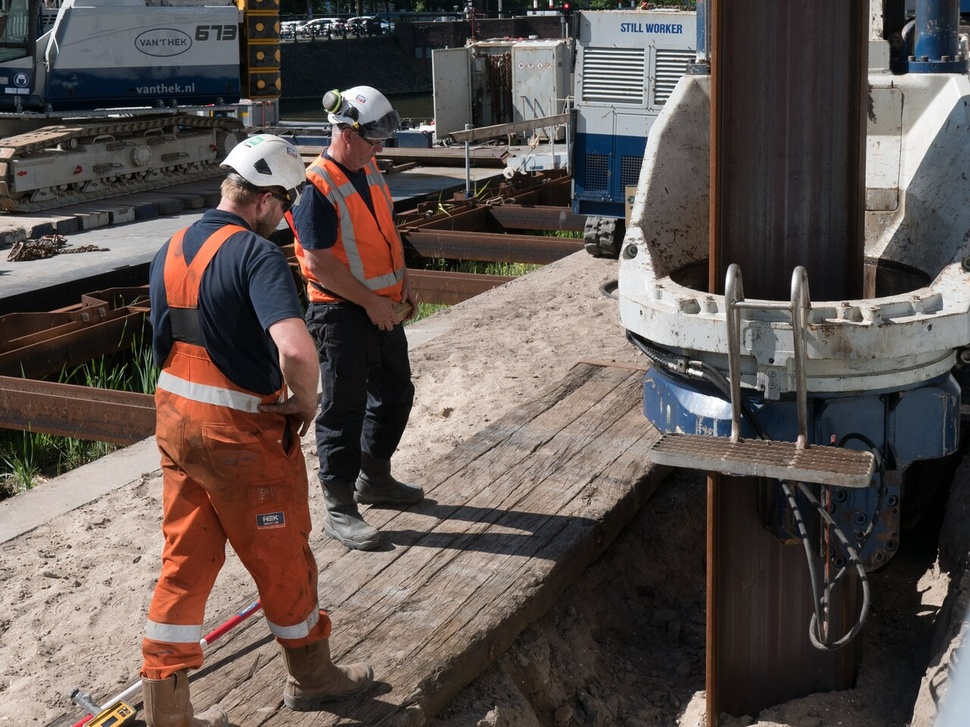
#> input picture assets/sample.jpg, 970 x 727 px, shrunk from 1280 x 960 before the run
$ python -i enhance.py   (imports and definitions only)
#> lines starting #> are read from the running program, lines starting #| are printed output that depends on the picture
#> further down, picture is the input picture: shape (727, 970, 3); mean B, G, R 80, 83.8, 93.9
"""Low-light preprocessing (CLAHE on the L channel in LAB space)."""

from __future__ import annotations

import cv2
import numpy as np


def mean_brightness(image_bgr: np.ndarray) -> float:
    """Mean grayscale intensity in [0, 255]."""
    gray = cv2.cvtColor(image_bgr, cv2.COLOR_BGR2GRAY)
    return float(gray.mean())


def is_low_light(image_bgr: np.ndarray, threshold: float = 80.0) -> bool:
    return mean_brightness(image_bgr) < threshold


def apply_clahe(
    image_bgr: np.ndarray,
    clip_limit: float = 3.0,
    tile_grid_size: tuple[int, int] = (8, 8),
) -> np.ndarray:
    """Contrast-limited adaptive histogram equalization on lightness only.

    Operating on the L channel of LAB leaves chroma untouched, so class-relevant
    colors (helmet / clothing) are preserved while dark regions gain contrast.
    """
#> called with clip_limit = 3, tile_grid_size = (8, 8)
    lab = cv2.cvtColor(image_bgr, cv2.COLOR_BGR2LAB)
#> lab: shape (727, 970, 3); mean of channels 0, 1, 2 89.9, 131.9, 131.9
    l_channel, a_channel, b_channel = cv2.split(lab)
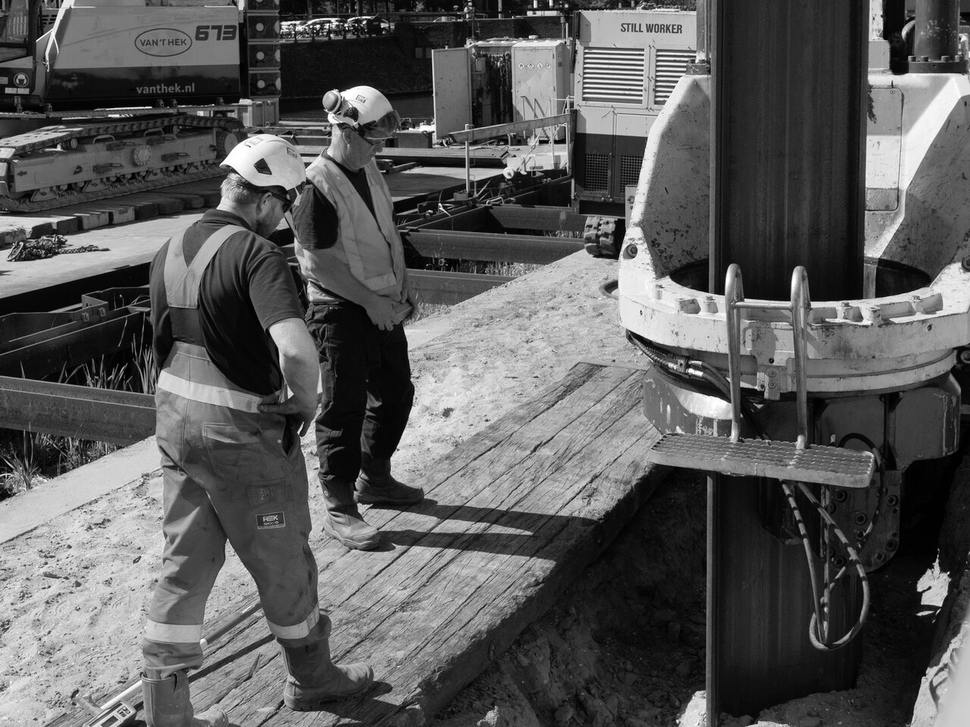
#> l_channel: shape (727, 970); min 0, max 255, mean 89.9
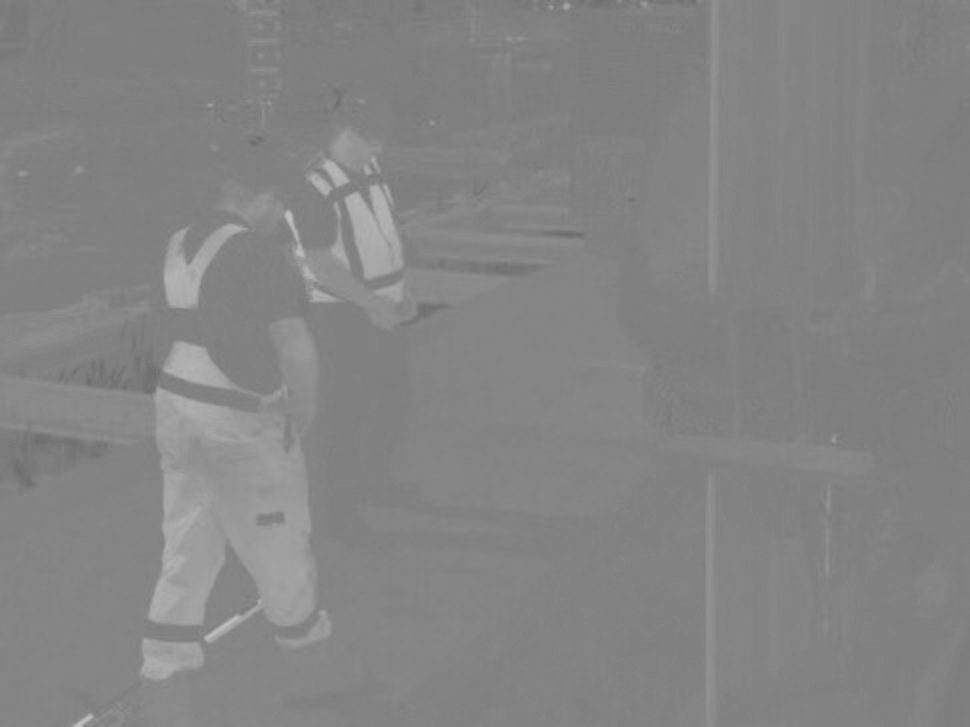
#> a_channel: shape (727, 970); min 108, max 194, mean 131.9
    clahe = cv2.createCLAHE(clipLimit=clip_limit, tileGridSize=tile_grid_size)
    lab = cv2.merge((clahe.apply(l_channel), a_channel, b_channel))
#> lab: shape (727, 970, 3); mean of channels 0, 1, 2 113, 131.9, 131.9
    return cv2.cvtColor(lab, cv2.COLOR_LAB2BGR)
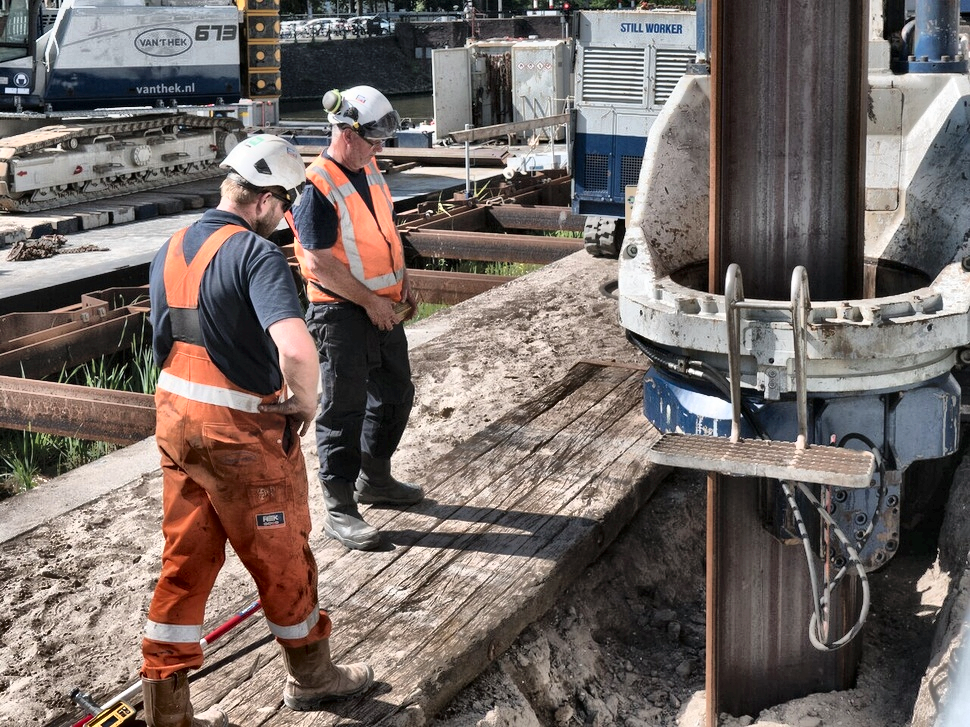
#> returned value: shape (727, 970, 3); mean B, G, R 101.9, 105.8, 116


def maybe_enhance(
    image_bgr: np.ndarray, mode: str, threshold: float = 80.0
) -> tuple[np.ndarray, bool]:
    """Apply CLAHE according to mode ("on", "off", or brightness-gated "auto").

    Returns the (possibly enhanced) image and whether enhancement was applied.
    """
    if mode == "on" or (mode == "auto" and is_low_light(image_bgr, threshold)):
        return apply_clahe(image_bgr), True
    if mode in ("off", "auto"):
        return image_bgr, False
    raise ValueError(f"unknown enhance mode: {mode!r}")

>>> import cv2
>>> picture = cv2.imread('../../assets/sample.jpg')
>>> result = apply_clahe(picture)

$ run again, on assets/hero.jpg
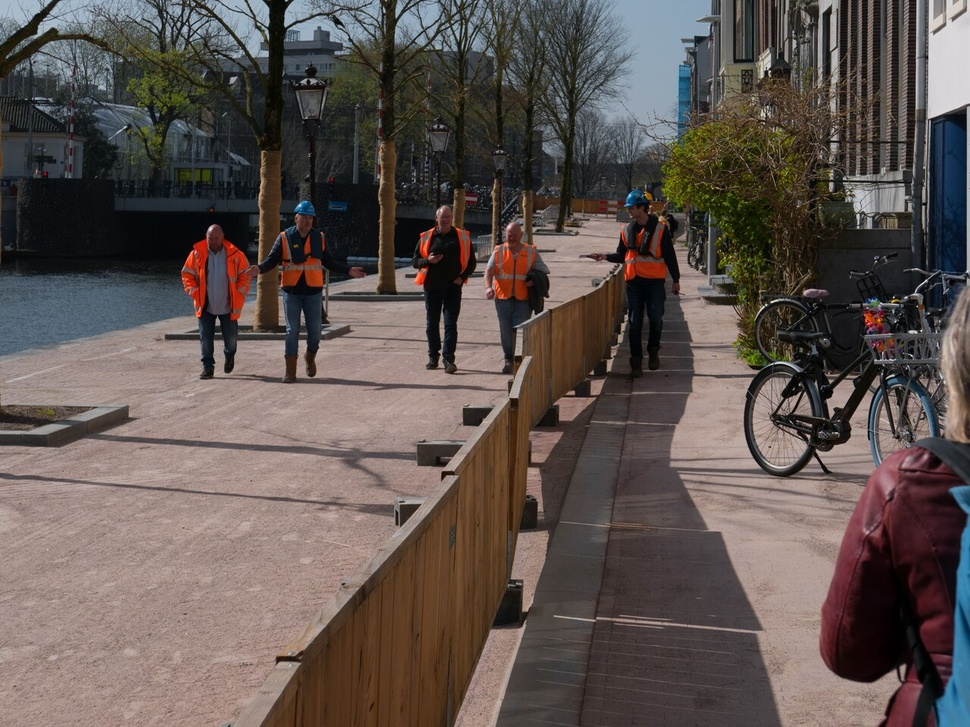
#> input picture assets/hero.jpg, 970 x 727 px, shrunk from 1280 x 960 before the run
#> picture is the input picture: shape (727, 970, 3); mean B, G, R 80.5, 84.7, 95.2
#> in apply_clahe, `l_channel, a_channel, b_channel = cv2.split(lab)`:
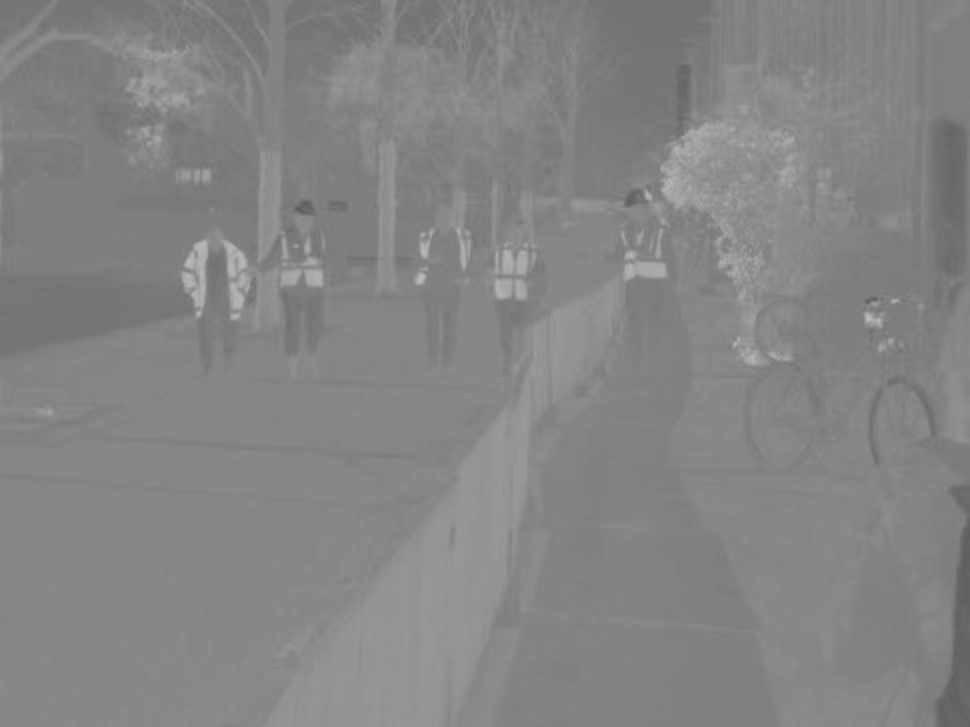
#> b_channel: shape (727, 970); min 91, max 189, mean 132.2
#> in apply_clahe, `return cv2.cvtColor(lab, cv2.COLOR_LAB2BGR)`:
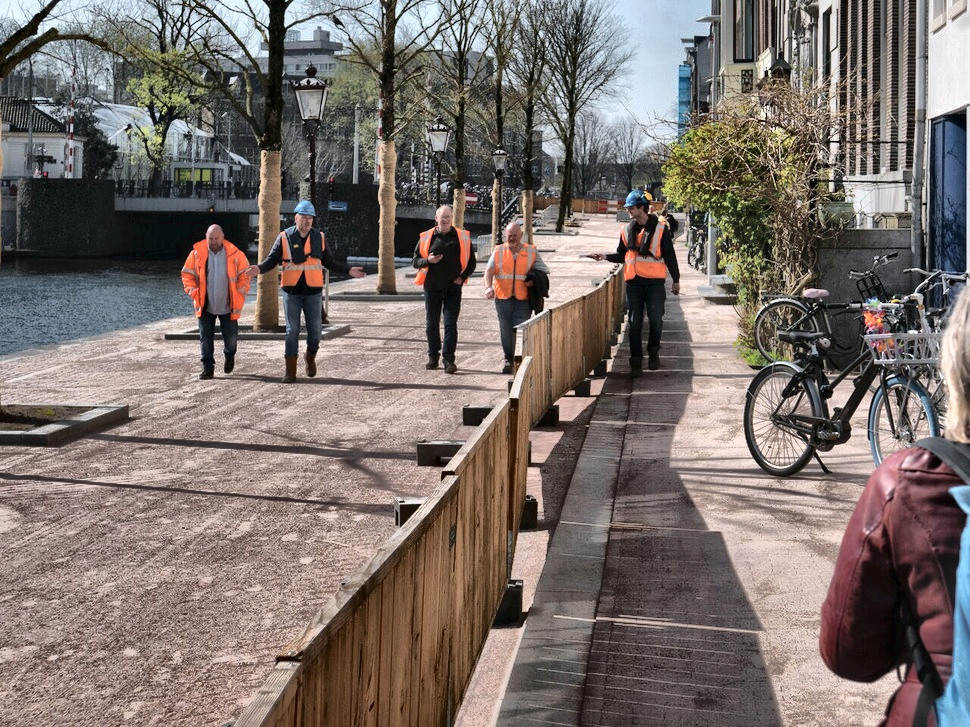
#> returned value: shape (727, 970, 3); mean B, G, R 107.8, 112.4, 123.3

$ run again, on assets/hero_detections.jpg
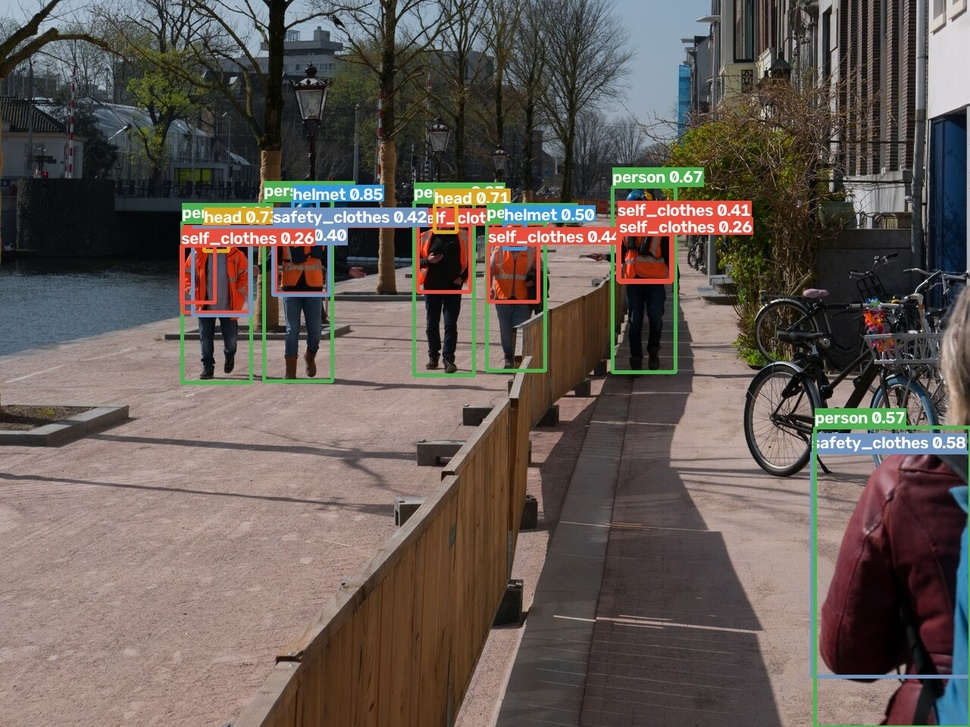
#> input picture assets/hero_detections.jpg, 970 x 727 px, shrunk from 1280 x 960 before the run
#> picture is the input picture: shape (727, 970, 3); mean B, G, R 85, 90.7, 100.3
#> in apply_clahe, `l_channel, a_channel, b_channel = cv2.split(lab)`:
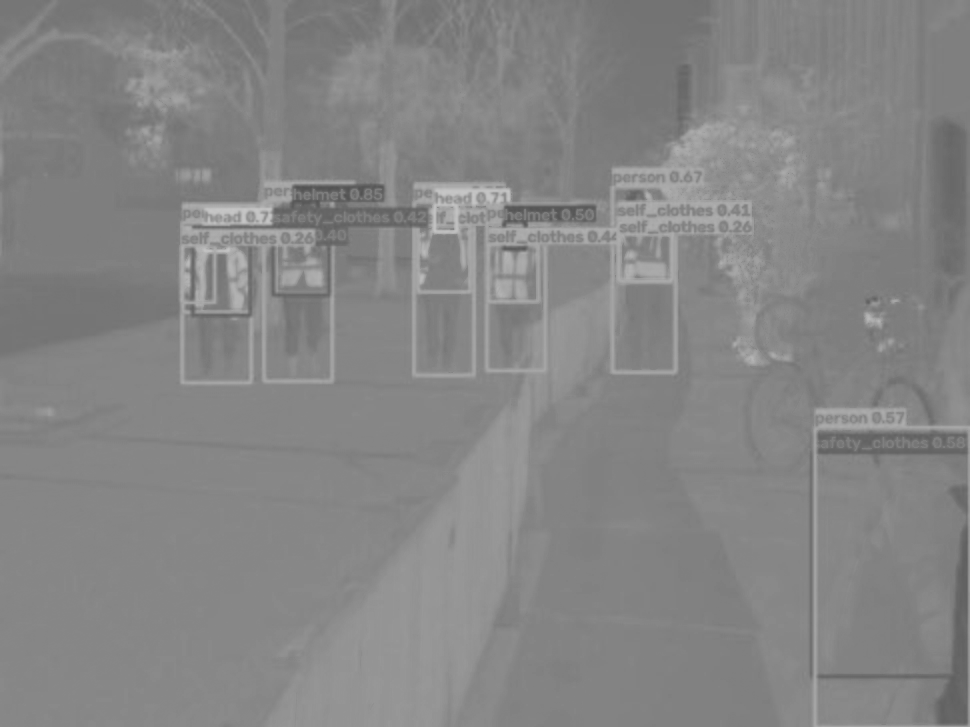
#> b_channel: shape (727, 970); min 82, max 198, mean 133.1
#> in apply_clahe, `return cv2.cvtColor(lab, cv2.COLOR_LAB2BGR)`:
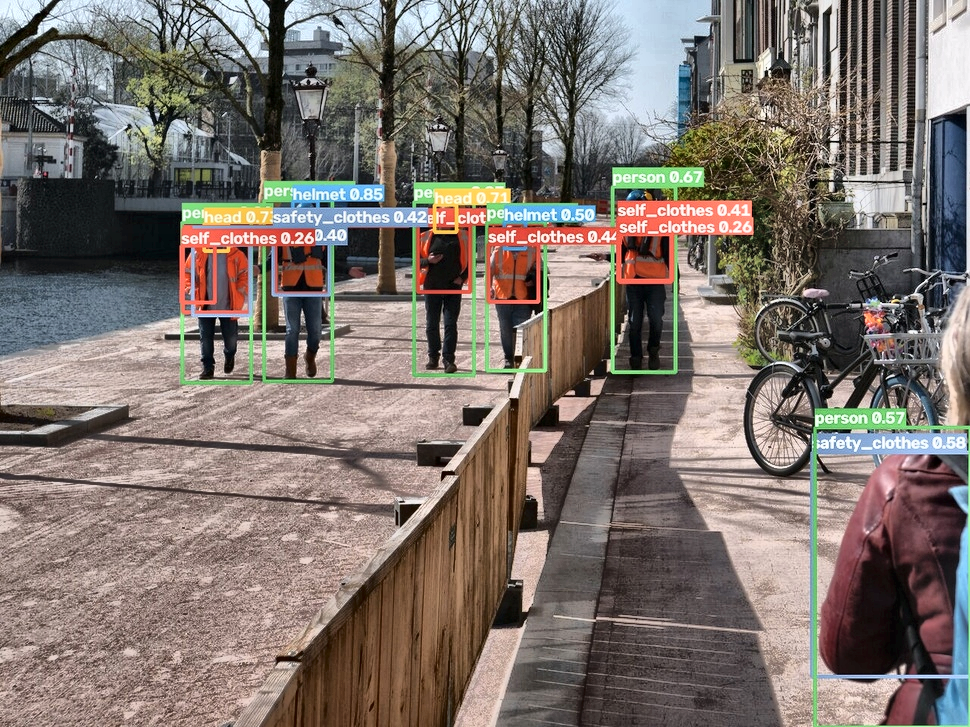
#> returned value: shape (727, 970, 3); mean B, G, R 108.8, 114.9, 124.8
